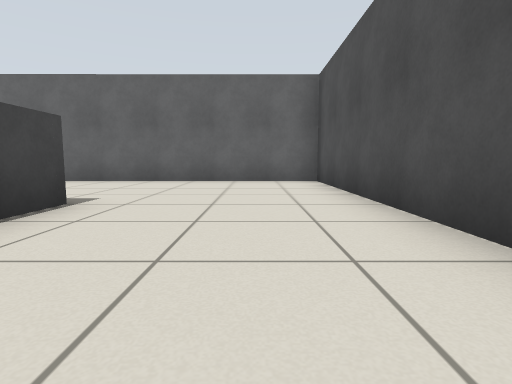
view 1 (above)

20 first-person views from a walk through a Gazebo world. The camera is 0.51 m above the floor, tilts 6° down and sees 80° across. The floor is counted in squares, 1 m on a side. Each view is taken from the middle of a square. On the plan, view 1 faces up. The plan holds only what a view shows up to about 9 squares ahead; the rest is blank.

view 2
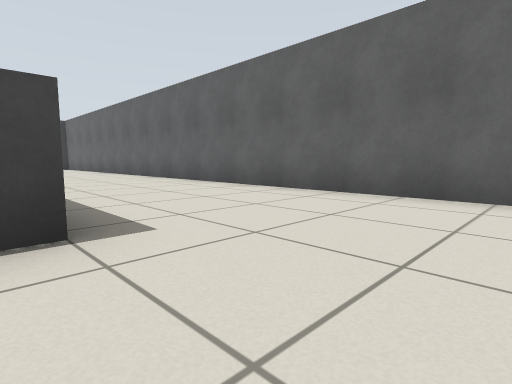

view 3
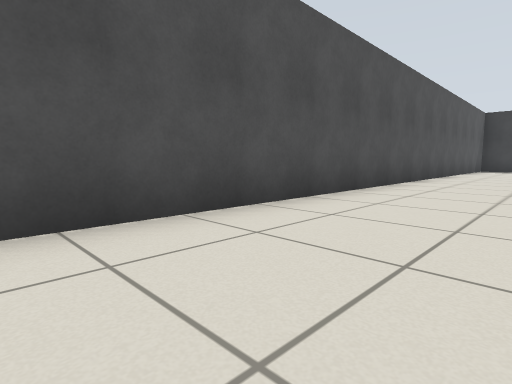

view 4
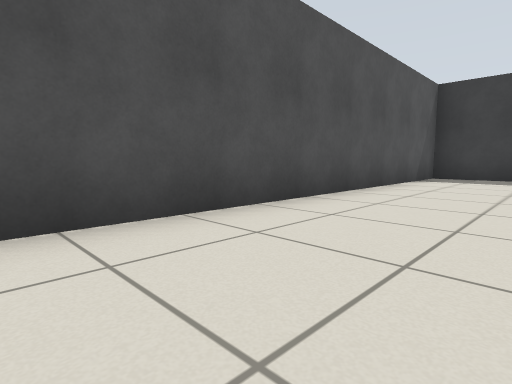

view 5
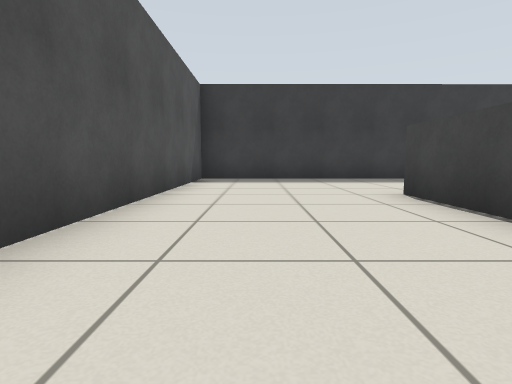

view 6
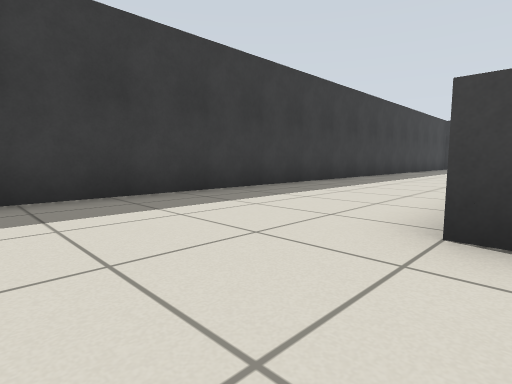

view 7
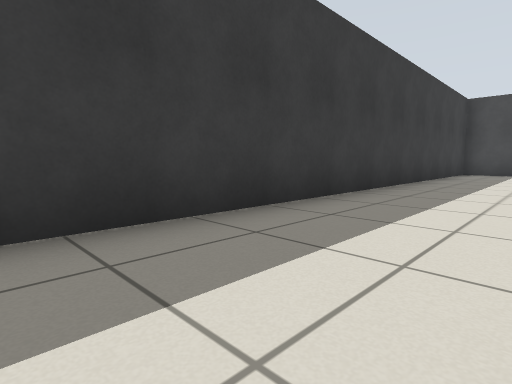

view 8
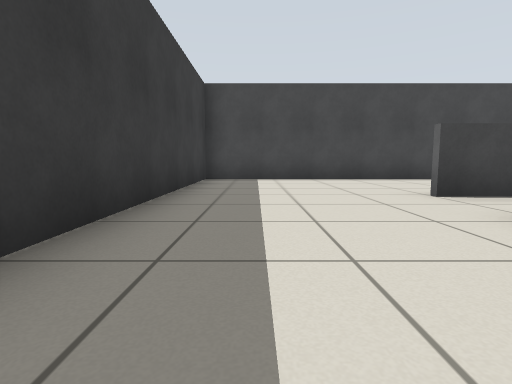

view 9
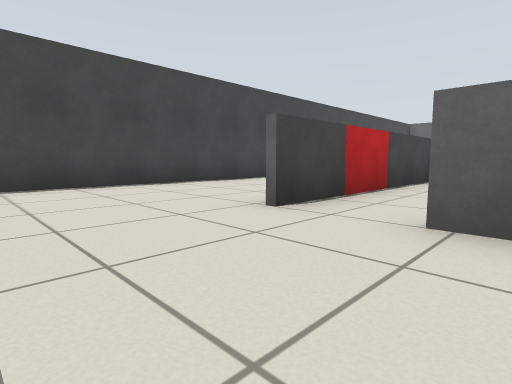

view 10
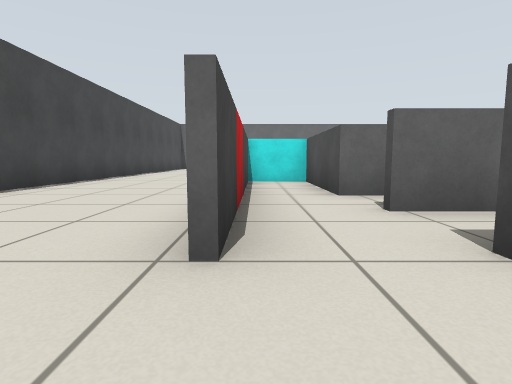

view 11
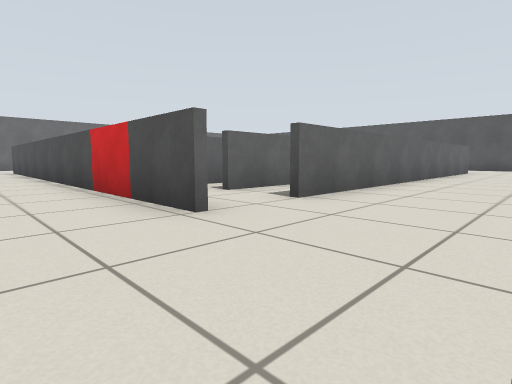

view 12
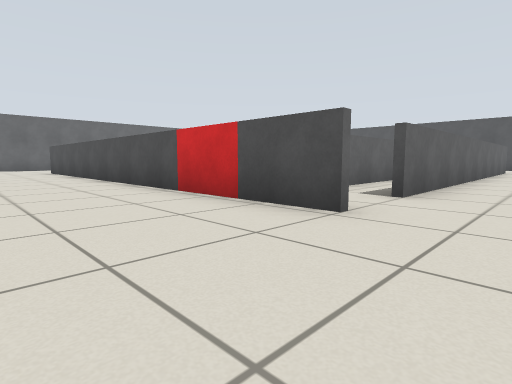

view 13
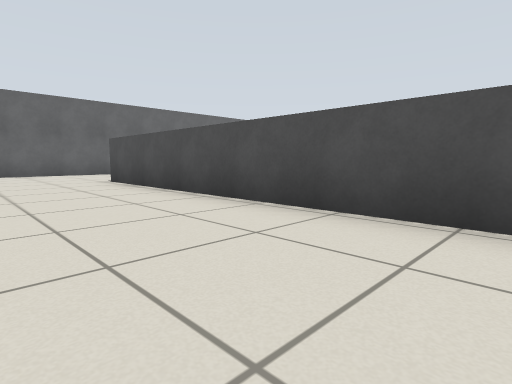

view 14
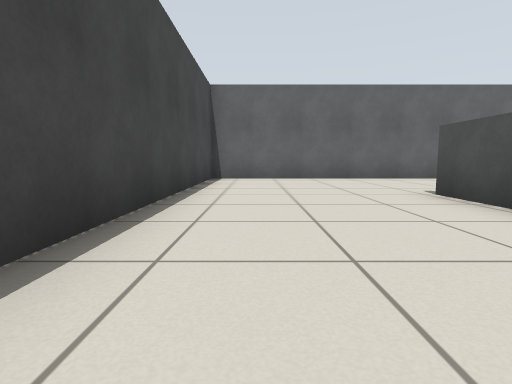

view 15
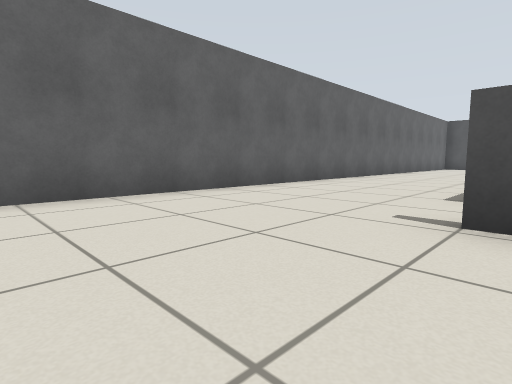

view 16
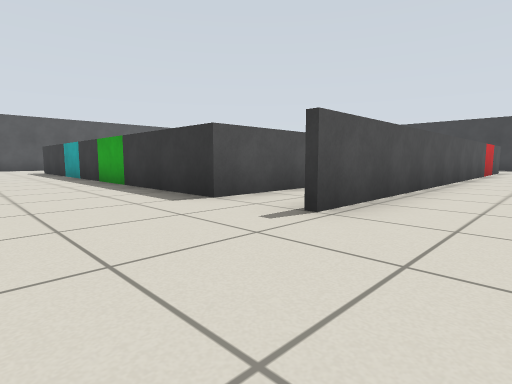

view 17
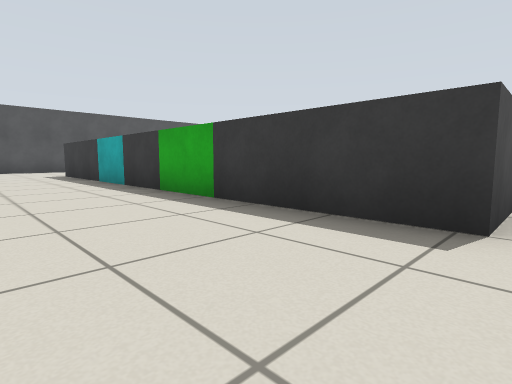

view 18
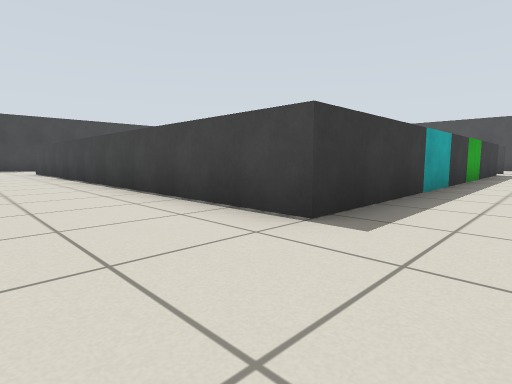

view 19
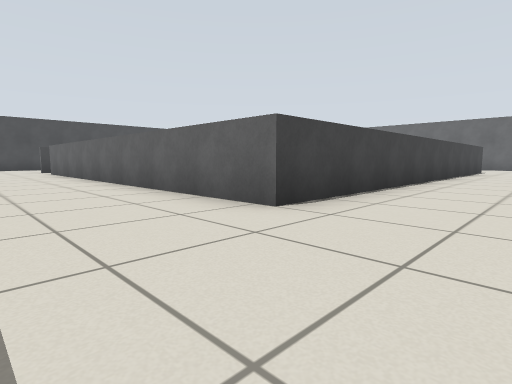

view 20
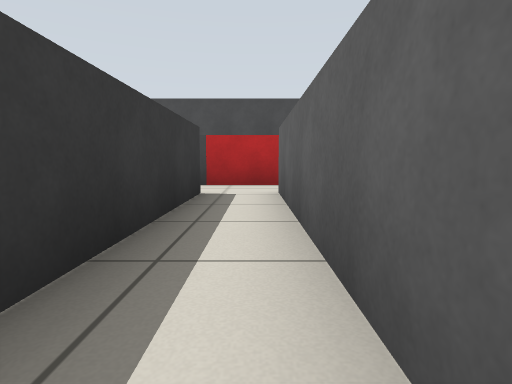

### Floor plan
Points are (right, up) in squares from view 1. A wall is a line through its corners. A room is listed if a view was taken in it or the views show most of it. See-through windows are left out.
Room 1 (views 1, 2, 3, 4, 5, 6, 7, 8, 9, 10, 11, 12, 13, 14, 15, 16, 17, 18, 19)
walls: (-9.1, -7) (-12.8, -7); (-14.3, -8.6) (-14.3, 3.5); (-14.2, -6.4) (-14.2, -8.6); (1.5, -12.3) (1.5, 7.4) (-18.2, 7.4) (-18.2, -12.3) (1.5, -12.3); (-12.7, 3.5) (-2.2, 3.5) (-2.2, -8.5) (-12.8, -8.5)
ways out: opening at (-13, -7.5) to room 2
Room 2 (view 20)
walls: (-12.8, -6.9) (-8.9, -6.9); (-8.4, -5.6) (-12.7, -5.6); (-14.2, -2.8) (-14.2, -6.4)
ways out: opening at (-13, -7.5) to room 1

Where each view was taken, in squares from view 1:
view 1: 0 up, 0 right, facing up
view 2: 3 up, 0 right, facing up-left
view 3: 4 up, 1 left, facing down-right
view 4: 3 down, 1 left, facing down-right
view 5: 4 down, 0 right, facing down
view 6: 8 down, 0 right, facing down-left
view 7: 10 down, 6 left, facing down-left
view 8: 11 down, 10 left, facing left
view 9: 11 down, 12 left, facing up-left
view 10: 10 down, 14 left, facing up
view 11: 11 down, 16 left, facing up-right
view 12: 10 down, 17 left, facing up-right
view 13: 4 down, 17 left, facing up-right
view 14: 1 down, 17 left, facing up
view 15: 3 up, 17 left, facing up-right
view 16: 6 up, 16 left, facing down-right
view 17: 6 up, 13 left, facing down-right
view 18: 5 up, 0 right, facing down-left
view 19: 11 down, 0 right, facing up-left
view 20: 6 down, 8 left, facing left
